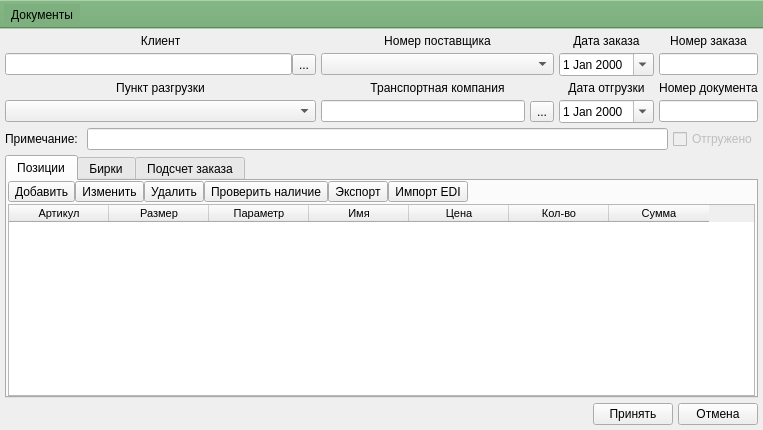
<?xml version="1.0" encoding="UTF-8"?>
<ui version="4.0">
 <class>MainWindow</class>
 <widget class="QMainWindow" name="MainWindow">
  <property name="geometry">
   <rect>
    <x>0</x>
    <y>0</y>
    <width>763</width>
    <height>430</height>
   </rect>
  </property>
  <property name="windowTitle">
   <string>Заказ</string>
  </property>
  <widget class="QWidget" name="centralwidget">
   <layout class="QGridLayout" name="gridLayout" rowstretch="0,0,0,0,0,0,0" columnstretch="4,3,1,1">
    <property name="leftMargin">
     <number>5</number>
    </property>
    <property name="topMargin">
     <number>5</number>
    </property>
    <property name="rightMargin">
     <number>5</number>
    </property>
    <property name="bottomMargin">
     <number>5</number>
    </property>
    <property name="spacing">
     <number>5</number>
    </property>
    <item row="3" column="1">
     <layout class="QHBoxLayout" name="horizontalLayout_6">
      <item>
       <widget class="QLineEdit" name="le_transport_company">
        <property name="enabled">
         <bool>true</bool>
        </property>
        <property name="readOnly">
         <bool>true</bool>
        </property>
       </widget>
      </item>
      <item>
       <widget class="QToolButton" name="toolButton_5">
        <property name="text">
         <string>...</string>
        </property>
       </widget>
      </item>
     </layout>
    </item>
    <item row="1" column="1">
     <widget class="QComboBox" name="cb_clients_vendor">
      <property name="font">
       <font>
        <family>Tahoma</family>
        <pointsize>8</pointsize>
       </font>
      </property>
     </widget>
    </item>
    <item row="0" column="0">
     <widget class="QLabel" name="lb_client">
      <property name="text">
       <string>&lt;html&gt;&lt;head/&gt;&lt;body&gt;&lt;p align=&quot;center&quot;&gt;Клиент&lt;/p&gt;&lt;/body&gt;&lt;/html&gt;</string>
      </property>
     </widget>
    </item>
    <item row="0" column="2">
     <widget class="QLabel" name="label_3">
      <property name="text">
       <string>&lt;html&gt;&lt;head/&gt;&lt;body&gt;&lt;p align=&quot;center&quot;&gt;Дата заказа&lt;/p&gt;&lt;/body&gt;&lt;/html&gt;</string>
      </property>
     </widget>
    </item>
    <item row="1" column="3">
     <widget class="QLineEdit" name="le_number_order"/>
    </item>
    <item row="0" column="3">
     <widget class="QLabel" name="label_2">
      <property name="text">
       <string>&lt;html&gt;&lt;head/&gt;&lt;body&gt;&lt;p align=&quot;center&quot;&gt;Номер заказа&lt;/p&gt;&lt;/body&gt;&lt;/html&gt;</string>
      </property>
     </widget>
    </item>
    <item row="1" column="2">
     <widget class="QDateEdit" name="de_date_order">
      <property name="calendarPopup">
       <bool>true</bool>
      </property>
     </widget>
    </item>
    <item row="2" column="1">
     <widget class="QLabel" name="label_7">
      <property name="text">
       <string>&lt;html&gt;&lt;head/&gt;&lt;body&gt;&lt;p align=&quot;center&quot;&gt;Транспортная компания&lt;/p&gt;&lt;/body&gt;&lt;/html&gt;</string>
      </property>
     </widget>
    </item>
    <item row="3" column="3">
     <widget class="QLineEdit" name="le_number_doc">
      <property name="readOnly">
       <bool>true</bool>
      </property>
     </widget>
    </item>
    <item row="2" column="0">
     <widget class="QLabel" name="label_8">
      <property name="text">
       <string>&lt;html&gt;&lt;head/&gt;&lt;body&gt;&lt;p align=&quot;center&quot;&gt;Пункт разгрузки&lt;/p&gt;&lt;/body&gt;&lt;/html&gt;</string>
      </property>
     </widget>
    </item>
    <item row="2" column="2">
     <widget class="QLabel" name="label_4">
      <property name="text">
       <string>&lt;html&gt;&lt;head/&gt;&lt;body&gt;&lt;p align=&quot;center&quot;&gt;Дата отгрузки&lt;/p&gt;&lt;/body&gt;&lt;/html&gt;</string>
      </property>
     </widget>
    </item>
    <item row="2" column="3">
     <widget class="QLabel" name="label_5">
      <property name="text">
       <string>&lt;html&gt;&lt;head/&gt;&lt;body&gt;&lt;p align=&quot;center&quot;&gt;Номер документа&lt;/p&gt;&lt;/body&gt;&lt;/html&gt;</string>
      </property>
     </widget>
    </item>
    <item row="3" column="0">
     <widget class="QComboBox" name="cb_clients_adress">
      <property name="font">
       <font>
        <family>Tahoma</family>
        <pointsize>7</pointsize>
       </font>
      </property>
     </widget>
    </item>
    <item row="3" column="2">
     <widget class="QDateEdit" name="de_date_shipment">
      <property name="calendarPopup">
       <bool>true</bool>
      </property>
     </widget>
    </item>
    <item row="0" column="1">
     <widget class="QLabel" name="label_6">
      <property name="text">
       <string>&lt;html&gt;&lt;head/&gt;&lt;body&gt;&lt;p align=&quot;center&quot;&gt;Номер поставщика&lt;/p&gt;&lt;/body&gt;&lt;/html&gt;</string>
      </property>
     </widget>
    </item>
    <item row="1" column="0">
     <layout class="QHBoxLayout" name="horizontalLayout_5">
      <property name="spacing">
       <number>0</number>
      </property>
      <item>
       <widget class="QLineEdit" name="le_client">
        <property name="enabled">
         <bool>true</bool>
        </property>
        <property name="font">
         <font>
          <family>Tahoma</family>
         </font>
        </property>
        <property name="readOnly">
         <bool>true</bool>
        </property>
       </widget>
      </item>
      <item>
       <widget class="QToolButton" name="toolButton_4">
        <property name="text">
         <string>...</string>
        </property>
       </widget>
      </item>
     </layout>
    </item>
    <item row="4" column="0" colspan="4">
     <layout class="QHBoxLayout" name="horizontalLayout_9">
      <item>
       <widget class="QLabel" name="label_9">
        <property name="text">
         <string>Примечание: </string>
        </property>
       </widget>
      </item>
      <item>
       <widget class="QLineEdit" name="le_note"/>
      </item>
      <item>
       <widget class="QCheckBox" name="cb_shipping">
        <property name="enabled">
         <bool>false</bool>
        </property>
        <property name="text">
         <string>Отгружено</string>
        </property>
       </widget>
      </item>
     </layout>
    </item>
    <item row="5" column="0" colspan="4">
     <widget class="QTabWidget" name="tabWidget_2">
      <property name="currentIndex">
       <number>0</number>
      </property>
      <widget class="QWidget" name="tab_9">
       <attribute name="title">
        <string>Позиции</string>
       </attribute>
       <layout class="QGridLayout" name="gridLayout_2">
        <property name="leftMargin">
         <number>1</number>
        </property>
        <property name="topMargin">
         <number>0</number>
        </property>
        <property name="rightMargin">
         <number>1</number>
        </property>
        <property name="bottomMargin">
         <number>0</number>
        </property>
        <property name="spacing">
         <number>2</number>
        </property>
        <item row="0" column="0">
         <layout class="QHBoxLayout" name="horizontalLayout">
          <property name="spacing">
           <number>0</number>
          </property>
          <item>
           <widget class="QToolButton" name="pb_add_position">
            <property name="text">
             <string>Добавить</string>
            </property>
           </widget>
          </item>
          <item>
           <widget class="QToolButton" name="pb_change_position">
            <property name="text">
             <string>Изменить</string>
            </property>
           </widget>
          </item>
          <item>
           <widget class="QToolButton" name="pb_dell_position">
            <property name="text">
             <string>Удалить</string>
            </property>
           </widget>
          </item>
          <item>
           <widget class="QToolButton" name="pb_check_warehouse">
            <property name="text">
             <string>Проверить наличие</string>
            </property>
           </widget>
          </item>
          <item>
           <widget class="QToolButton" name="toolButton">
            <property name="text">
             <string>Экспорт</string>
            </property>
           </widget>
          </item>
          <item>
           <widget class="QToolButton" name="pb_edi">
            <property name="text">
             <string>Импорт EDI</string>
            </property>
           </widget>
          </item>
          <item>
           <spacer name="horizontalSpacer">
            <property name="orientation">
             <enum>Qt::Horizontal</enum>
            </property>
            <property name="sizeHint" stdset="0">
             <size>
              <width>40</width>
              <height>20</height>
             </size>
            </property>
           </spacer>
          </item>
         </layout>
        </item>
        <item row="1" column="0">
         <widget class="QTableWidget" name="tw_position">
          <property name="font">
           <font>
            <family>Tahoma</family>
            <pointsize>8</pointsize>
           </font>
          </property>
          <property name="editTriggers">
           <set>QAbstractItemView::NoEditTriggers</set>
          </property>
          <property name="selectionBehavior">
           <enum>QAbstractItemView::SelectRows</enum>
          </property>
          <attribute name="verticalHeaderVisible">
           <bool>false</bool>
          </attribute>
          <attribute name="verticalHeaderDefaultSectionSize">
           <number>20</number>
          </attribute>
          <attribute name="verticalHeaderMinimumSectionSize">
           <number>18</number>
          </attribute>
          <column>
           <property name="text">
            <string>Артикул</string>
           </property>
          </column>
          <column>
           <property name="text">
            <string>Размер</string>
           </property>
          </column>
          <column>
           <property name="text">
            <string>Параметр</string>
           </property>
          </column>
          <column>
           <property name="text">
            <string>Имя</string>
           </property>
          </column>
          <column>
           <property name="text">
            <string>Цена</string>
           </property>
          </column>
          <column>
           <property name="text">
            <string>Кол-во</string>
           </property>
          </column>
          <column>
           <property name="text">
            <string>Сумма</string>
           </property>
          </column>
         </widget>
        </item>
       </layout>
      </widget>
      <widget class="QWidget" name="tab">
       <attribute name="title">
        <string>Бирки</string>
       </attribute>
       <layout class="QGridLayout" name="gridLayout_3">
        <property name="leftMargin">
         <number>0</number>
        </property>
        <property name="topMargin">
         <number>0</number>
        </property>
        <property name="rightMargin">
         <number>0</number>
        </property>
        <property name="bottomMargin">
         <number>0</number>
        </property>
        <property name="spacing">
         <number>0</number>
        </property>
        <item row="0" column="0">
         <widget class="QTableWidget" name="tw_position_label">
          <property name="font">
           <font>
            <family>Tahoma</family>
            <pointsize>8</pointsize>
           </font>
          </property>
          <property name="editTriggers">
           <set>QAbstractItemView::NoEditTriggers</set>
          </property>
          <property name="selectionBehavior">
           <enum>QAbstractItemView::SelectRows</enum>
          </property>
          <attribute name="verticalHeaderVisible">
           <bool>false</bool>
          </attribute>
          <attribute name="verticalHeaderDefaultSectionSize">
           <number>20</number>
          </attribute>
          <attribute name="verticalHeaderMinimumSectionSize">
           <number>18</number>
          </attribute>
          <column>
           <property name="text">
            <string>Артикул</string>
           </property>
          </column>
          <column>
           <property name="text">
            <string>Размер</string>
           </property>
          </column>
          <column>
           <property name="text">
            <string>Параметр</string>
           </property>
          </column>
          <column>
           <property name="text">
            <string>Имя</string>
           </property>
          </column>
          <column>
           <property name="text">
            <string>Цена</string>
           </property>
          </column>
          <column>
           <property name="text">
            <string>Кол-во</string>
           </property>
          </column>
          <column>
           <property name="text">
            <string>Сумма</string>
           </property>
          </column>
         </widget>
        </item>
       </layout>
      </widget>
      <widget class="QWidget" name="tab_10">
       <attribute name="title">
        <string>Подсчет заказа</string>
       </attribute>
      </widget>
     </widget>
    </item>
    <item row="6" column="0" colspan="4">
     <layout class="QHBoxLayout" name="horizontalLayout_3">
      <item>
       <spacer name="horizontalSpacer_2">
        <property name="orientation">
         <enum>Qt::Horizontal</enum>
        </property>
        <property name="sizeHint" stdset="0">
         <size>
          <width>40</width>
          <height>20</height>
         </size>
        </property>
       </spacer>
      </item>
      <item>
       <widget class="QPushButton" name="pb_acc">
        <property name="text">
         <string>Принять</string>
        </property>
       </widget>
      </item>
      <item>
       <widget class="QPushButton" name="pushButton_2">
        <property name="text">
         <string>Отмена</string>
        </property>
       </widget>
      </item>
     </layout>
    </item>
   </layout>
  </widget>
  <widget class="QToolBar" name="toolBar">
   <property name="windowTitle">
    <string>toolBar</string>
   </property>
   <property name="styleSheet">
    <string notr="true">background-color: rgb(126, 176, 127);</string>
   </property>
   <property name="movable">
    <bool>false</bool>
   </property>
   <attribute name="toolBarArea">
    <enum>TopToolBarArea</enum>
   </attribute>
   <attribute name="toolBarBreak">
    <bool>false</bool>
   </attribute>
   <addaction name="pb_doc"/>
  </widget>
  <action name="pb_doc">
   <property name="text">
    <string>Документы</string>
   </property>
  </action>
 </widget>
 <tabstops>
  <tabstop>le_number_order</tabstop>
  <tabstop>le_number_doc</tabstop>
  <tabstop>le_note</tabstop>
  <tabstop>pb_acc</tabstop>
  <tabstop>pushButton_2</tabstop>
  <tabstop>cb_clients_adress</tabstop>
  <tabstop>de_date_shipment</tabstop>
  <tabstop>le_transport_company</tabstop>
  <tabstop>toolButton_4</tabstop>
  <tabstop>toolButton_5</tabstop>
  <tabstop>le_client</tabstop>
  <tabstop>tabWidget_2</tabstop>
  <tabstop>pb_add_position</tabstop>
  <tabstop>pb_change_position</tabstop>
  <tabstop>pb_dell_position</tabstop>
  <tabstop>tw_position</tabstop>
  <tabstop>de_date_order</tabstop>
  <tabstop>cb_clients_vendor</tabstop>
 </tabstops>
 <resources/>
 <connections>
  <connection>
   <sender>toolButton_4</sender>
   <signal>clicked()</signal>
   <receiver>MainWindow</receiver>
   <slot>ui_view_client()</slot>
   <hints>
    <hint type="sourcelabel">
     <x>313</x>
     <y>56</y>
    </hint>
    <hint type="destinationlabel">
     <x>223</x>
     <y>0</y>
    </hint>
   </hints>
  </connection>
  <connection>
   <sender>toolButton_5</sender>
   <signal>clicked()</signal>
   <receiver>MainWindow</receiver>
   <slot>ui_view_transport_company()</slot>
   <hints>
    <hint type="sourcelabel">
     <x>576</x>
     <y>113</y>
    </hint>
    <hint type="destinationlabel">
     <x>553</x>
     <y>0</y>
    </hint>
   </hints>
  </connection>
  <connection>
   <sender>pb_add_position</sender>
   <signal>clicked()</signal>
   <receiver>MainWindow</receiver>
   <slot>ui_add_position()</slot>
   <hints>
    <hint type="sourcelabel">
     <x>38</x>
     <y>189</y>
    </hint>
    <hint type="destinationlabel">
     <x>0</x>
     <y>176</y>
    </hint>
   </hints>
  </connection>
  <connection>
   <sender>pb_change_position</sender>
   <signal>clicked()</signal>
   <receiver>MainWindow</receiver>
   <slot>ui_change_position()</slot>
   <hints>
    <hint type="sourcelabel">
     <x>132</x>
     <y>189</y>
    </hint>
    <hint type="destinationlabel">
     <x>-66</x>
     <y>156</y>
    </hint>
   </hints>
  </connection>
  <connection>
   <sender>pb_dell_position</sender>
   <signal>clicked()</signal>
   <receiver>MainWindow</receiver>
   <slot>ui_del_position()</slot>
   <hints>
    <hint type="sourcelabel">
     <x>189</x>
     <y>189</y>
    </hint>
    <hint type="destinationlabel">
     <x>-9</x>
     <y>133</y>
    </hint>
   </hints>
  </connection>
  <connection>
   <sender>cb_clients_vendor</sender>
   <signal>currentIndexChanged(int)</signal>
   <receiver>MainWindow</receiver>
   <slot>ui_order_info_edit()</slot>
   <hints>
    <hint type="sourcelabel">
     <x>577</x>
     <y>69</y>
    </hint>
    <hint type="destinationlabel">
     <x>350</x>
     <y>-88</y>
    </hint>
   </hints>
  </connection>
  <connection>
   <sender>de_date_order</sender>
   <signal>editingFinished()</signal>
   <receiver>MainWindow</receiver>
   <slot>ui_order_info_edit()</slot>
   <hints>
    <hint type="sourcelabel">
     <x>618</x>
     <y>60</y>
    </hint>
    <hint type="destinationlabel">
     <x>605</x>
     <y>-65</y>
    </hint>
   </hints>
  </connection>
  <connection>
   <sender>le_number_order</sender>
   <signal>textEdited(QString)</signal>
   <receiver>MainWindow</receiver>
   <slot>ui_order_info_edit()</slot>
   <hints>
    <hint type="sourcelabel">
     <x>713</x>
     <y>58</y>
    </hint>
    <hint type="destinationlabel">
     <x>685</x>
     <y>-110</y>
    </hint>
   </hints>
  </connection>
  <connection>
   <sender>le_number_doc</sender>
   <signal>textEdited(QString)</signal>
   <receiver>MainWindow</receiver>
   <slot>ui_order_info_edit()</slot>
   <hints>
    <hint type="sourcelabel">
     <x>698</x>
     <y>108</y>
    </hint>
    <hint type="destinationlabel">
     <x>826</x>
     <y>102</y>
    </hint>
   </hints>
  </connection>
  <connection>
   <sender>de_date_shipment</sender>
   <signal>editingFinished()</signal>
   <receiver>MainWindow</receiver>
   <slot>ui_order_info_edit()</slot>
   <hints>
    <hint type="sourcelabel">
     <x>663</x>
     <y>114</y>
    </hint>
    <hint type="destinationlabel">
     <x>640</x>
     <y>-54</y>
    </hint>
   </hints>
  </connection>
  <connection>
   <sender>cb_clients_adress</sender>
   <signal>currentIndexChanged(int)</signal>
   <receiver>MainWindow</receiver>
   <slot>ui_order_info_edit()</slot>
   <hints>
    <hint type="sourcelabel">
     <x>83</x>
     <y>107</y>
    </hint>
    <hint type="destinationlabel">
     <x>-198</x>
     <y>107</y>
    </hint>
   </hints>
  </connection>
  <connection>
   <sender>le_note</sender>
   <signal>textEdited(QString)</signal>
   <receiver>MainWindow</receiver>
   <slot>ui_order_info_edit()</slot>
   <hints>
    <hint type="sourcelabel">
     <x>292</x>
     <y>141</y>
    </hint>
    <hint type="destinationlabel">
     <x>-115</x>
     <y>126</y>
    </hint>
   </hints>
  </connection>
  <connection>
   <sender>pb_acc</sender>
   <signal>clicked()</signal>
   <receiver>MainWindow</receiver>
   <slot>ui_acc()</slot>
   <hints>
    <hint type="sourcelabel">
     <x>618</x>
     <y>419</y>
    </hint>
    <hint type="destinationlabel">
     <x>619</x>
     <y>450</y>
    </hint>
   </hints>
  </connection>
  <connection>
   <sender>pushButton_2</sender>
   <signal>clicked()</signal>
   <receiver>MainWindow</receiver>
   <slot>ui_can()</slot>
   <hints>
    <hint type="sourcelabel">
     <x>711</x>
     <y>407</y>
    </hint>
    <hint type="destinationlabel">
     <x>711</x>
     <y>463</y>
    </hint>
   </hints>
  </connection>
  <connection>
   <sender>toolButton_4</sender>
   <signal>clicked()</signal>
   <receiver>MainWindow</receiver>
   <slot>ui_order_info_edit()</slot>
   <hints>
    <hint type="sourcelabel">
     <x>328</x>
     <y>68</y>
    </hint>
    <hint type="destinationlabel">
     <x>302</x>
     <y>-27</y>
    </hint>
   </hints>
  </connection>
  <connection>
   <sender>toolButton_5</sender>
   <signal>clicked()</signal>
   <receiver>MainWindow</receiver>
   <slot>ui_order_info_edit()</slot>
   <hints>
    <hint type="sourcelabel">
     <x>576</x>
     <y>113</y>
    </hint>
    <hint type="destinationlabel">
     <x>507</x>
     <y>-110</y>
    </hint>
   </hints>
  </connection>
  <connection>
   <sender>tw_position</sender>
   <signal>cellDoubleClicked(int,int)</signal>
   <receiver>MainWindow</receiver>
   <slot>ui_double_click_position()</slot>
   <hints>
    <hint type="sourcelabel">
     <x>65</x>
     <y>284</y>
    </hint>
    <hint type="destinationlabel">
     <x>-70</x>
     <y>262</y>
    </hint>
   </hints>
  </connection>
  <connection>
   <sender>cb_shipping</sender>
   <signal>clicked()</signal>
   <receiver>MainWindow</receiver>
   <slot>ui_order_info_edit()</slot>
   <hints>
    <hint type="sourcelabel">
     <x>756</x>
     <y>139</y>
    </hint>
    <hint type="destinationlabel">
     <x>930</x>
     <y>139</y>
    </hint>
   </hints>
  </connection>
  <connection>
   <sender>pb_check_warehouse</sender>
   <signal>clicked()</signal>
   <receiver>MainWindow</receiver>
   <slot>ui_check_warehouse()</slot>
   <hints>
    <hint type="sourcelabel">
     <x>302</x>
     <y>189</y>
    </hint>
    <hint type="destinationlabel">
     <x>254</x>
     <y>-67</y>
    </hint>
   </hints>
  </connection>
  <connection>
   <sender>de_date_shipment</sender>
   <signal>editingFinished()</signal>
   <receiver>MainWindow</receiver>
   <slot>ui_change_date_shipment()</slot>
   <hints>
    <hint type="sourcelabel">
     <x>663</x>
     <y>114</y>
    </hint>
    <hint type="destinationlabel">
     <x>942</x>
     <y>63</y>
    </hint>
   </hints>
  </connection>
  <connection>
   <sender>toolButton</sender>
   <signal>clicked()</signal>
   <receiver>MainWindow</receiver>
   <slot>ui_export()</slot>
   <hints>
    <hint type="sourcelabel">
     <x>357</x>
     <y>189</y>
    </hint>
    <hint type="destinationlabel">
     <x>337</x>
     <y>-106</y>
    </hint>
   </hints>
  </connection>
  <connection>
   <sender>pb_doc</sender>
   <signal>triggered()</signal>
   <receiver>MainWindow</receiver>
   <slot>ui_document_list()</slot>
   <hints>
    <hint type="sourcelabel">
     <x>-1</x>
     <y>-1</y>
    </hint>
    <hint type="destinationlabel">
     <x>376</x>
     <y>214</y>
    </hint>
   </hints>
  </connection>
  <connection>
   <sender>tw_position_label</sender>
   <signal>cellDoubleClicked(int,int)</signal>
   <receiver>MainWindow</receiver>
   <slot>ui_view_label()</slot>
   <hints>
    <hint type="sourcelabel">
     <x>83</x>
     <y>265</y>
    </hint>
    <hint type="destinationlabel">
     <x>-18</x>
     <y>255</y>
    </hint>
   </hints>
  </connection>
  <connection>
   <sender>pb_edi</sender>
   <signal>clicked()</signal>
   <receiver>MainWindow</receiver>
   <slot>ui_import_edi()</slot>
   <hints>
    <hint type="sourcelabel">
     <x>417</x>
     <y>177</y>
    </hint>
    <hint type="destinationlabel">
     <x>422</x>
     <y>-55</y>
    </hint>
   </hints>
  </connection>
 </connections>
 <slots>
  <slot>ui_view_client()</slot>
  <slot>ui_view_transport_company()</slot>
  <slot>ui_add_position()</slot>
  <slot>ui_change_position()</slot>
  <slot>ui_del_position()</slot>
  <slot>ui_order_info_edit()</slot>
  <slot>ui_acc()</slot>
  <slot>ui_can()</slot>
  <slot>ui_double_click_position()</slot>
  <slot>ui_check_warehouse()</slot>
  <slot>ui_change_date_shipment()</slot>
  <slot>ui_export()</slot>
  <slot>ui_document_list()</slot>
  <slot>ui_view_label()</slot>
  <slot>ui_import_edi()</slot>
 </slots>
</ui>
